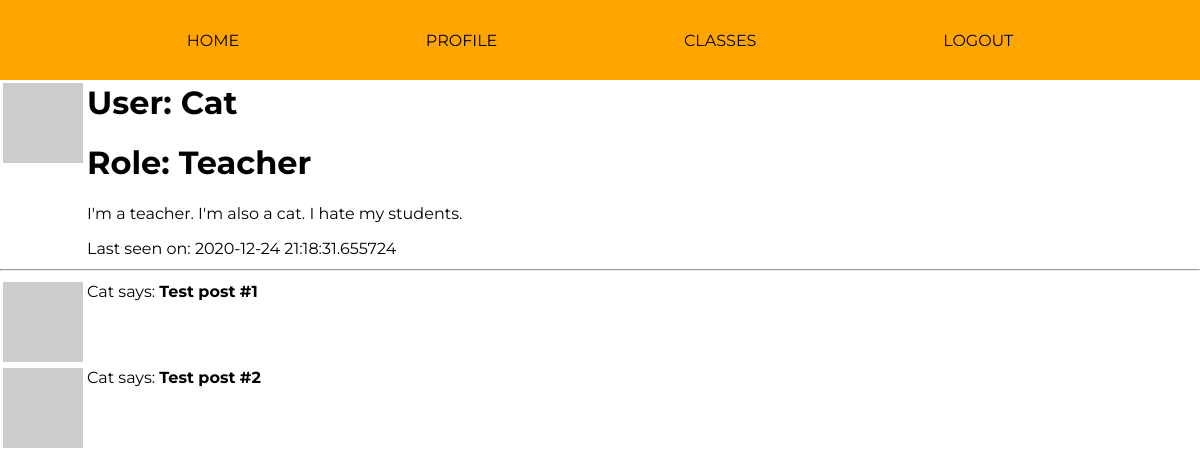
/user/Cat (signed in), run on an earlier commit of the app's database.
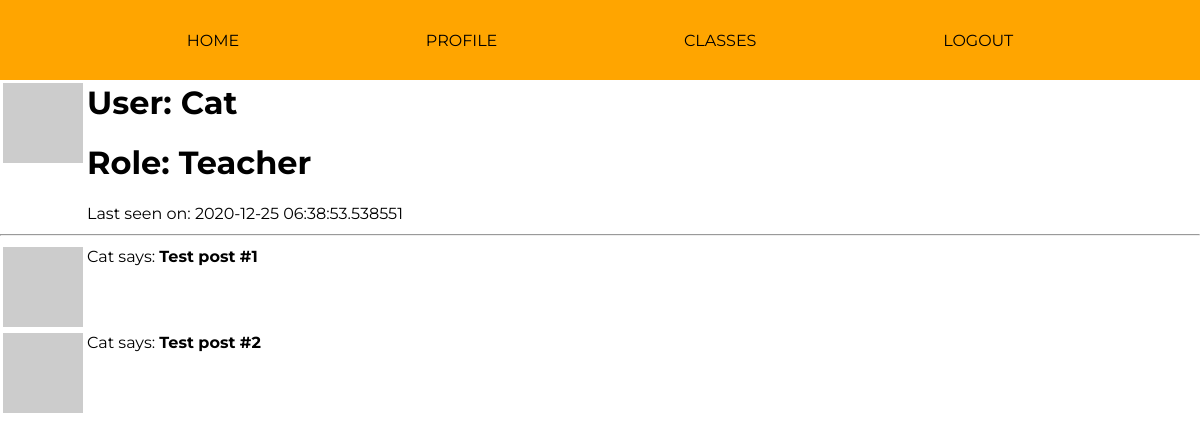
And on a later commit of the database.
### app/models.py (models this page shows, shortened)
class User(UserMixin, db.Model):
    id = db.Column(db.Integer, primary_key=True)
    username = db.Column(db.String(64), index=True, unique=True) # adding columns to the database
    email = db.Column(db.String(120), index=True, unique=True)
    password_hash = db.Column(db.String(128))
    role = db.Column(db.Integer, index=False, unique=False) # 0 is Teacher, 1 is Student
    about_me = db.Column(db.String(140))
    last_seen = db.Column(db.DateTime, default=datetime.utcnow)
    posts = db.relationship('Post', backref='author', lazy='dynamic') # First part is calling it from the Post model, secret field is the backref (author)
    reactions = db.relationship('Reactions', backref='reactor', lazy='dynamic') # This will show all the reactions that this user has made
    teaches = db.relationship('Courses', backref='teacher', lazy='dynamic') # This will show all the courses that the user teaches
    signups = db.relationship('Signups', backref='student', lazy='dynamic') # This will show all of the signups of that user
    def avatar(self, size):
        digest = md5(self.email.lower().encode('utf-8')).hexdigest()
        return 'https://www.gravatar.com/avatar/{}?d=identicon&s={}'.format(digest, size)

### app/routes.py (the view)
@app.route('/user/<username>') # User profile page
@login_required
def user(username):
    user = User.query.filter_by(username=username).first_or_404()
    posts = [
        {'author': user, 'body': 'Test post #1'},
        {'author': user, 'body': 'Test post #2'}
    ]
    return render_template('user.html', user=user, posts=posts, title=username)

### app/models.py (called while the page is built)
@login.user_loader
def load_user(id):
        return User.query.get(int(id))

### app/routes.py (called while the page is built)
@app.before_request # This function will be executed right before the view function
def before_request():
    if current_user.is_authenticated: # Checks whether the current user is logged in
        current_user.last_seen = datetime.utcnow() # Sets the last seen to the date using the UTC time zone
        db.session.commit() # Don't need to do db.session.add() because the user is already in the database (using a current_user)

### app/templates/user.html (shortened to what this page needs)
{% extends "base.html" %}
{% block content %}
<table>
    <tr valign="top">
        <td><img src="{{ user.avatar(128) }}"></td>
        <td><h1>User: {{ user.username }}</h1>
            {% if user.role == 0 %}
                <h1>Role: Teacher</h1>
            {% else %}
                <h1>Role: Student</h1>
            {% endif %}
            {% if user.about_me %}
                <p> {{ user.about_me }}</p>
            {% endif %}
            {% if user.last_seen %}
                <p>Last seen on: {{ user.last_seen }}</p>
            {% endif %}
        </td>
    </tr>
</table>
    <hr>
    {% for post in posts %}
    <table>
        <tr valign="top">
            <td><img src="{{ user.avatar(36) }}"></td>
            <td>{{ post.author.username }} says: <b>{{ post.body }}</b></td>
        </tr>
    </table>
    {% endfor %}
{% endblock %}

### app/templates/base.html (shortened to what this page needs)
<html>
    <head>
        <link rel="stylesheet" href="{{ url_for('static', filename='css/base.css') }}">
    </head>
    <header>
        <nav>
            <a href="{{ url_for('index') }}">Home</a>
            {% if current_user.is_anonymous %}
            <a href="{{ url_for('login') }}">Login</a>
            {% else %}
            <a href="{{ url_for('user', username=current_user.username) }}">Profile</a>
            <a href="{{ url_for('classes', username=current_user.username) }}">Classes</a>
            <a href="{{ url_for('logout') }}">Logout</a>
            {% endif %}
        </nav>
    </header>
    <body>
        {% block content %} {% endblock %}
    </body>
</html>

### app/static/css/base.css (style rules this page uses)
body { margin: 0 !important; font-family: "Montserrat", sans-serif; }
header { height: 80px; width: 100%; display: flex; align-items: center; justify-content: flex-start; font-family: Poppins, sans-serif; text-transform: uppercase; z-index: 100; background-color: pink; font-family: "Montserrat", sans-serif; }
nav { background-color: orange; width: 100%; height: 100%; display: flex; justify-content: space-evenly; align-items: center; left: 0; }
nav a { font-family: 'Montserrat', sans-serif; text-decoration: none; color: black; }

What changed in the data, as far as the page shows it:
changed User "Cat": last_seen "2020-12-24 21:18:31.655724" → "2020-12-25 06:38:53.538551"; about_me "I'm a teacher. I'm also a cat. I hate my students." → (not shown)
